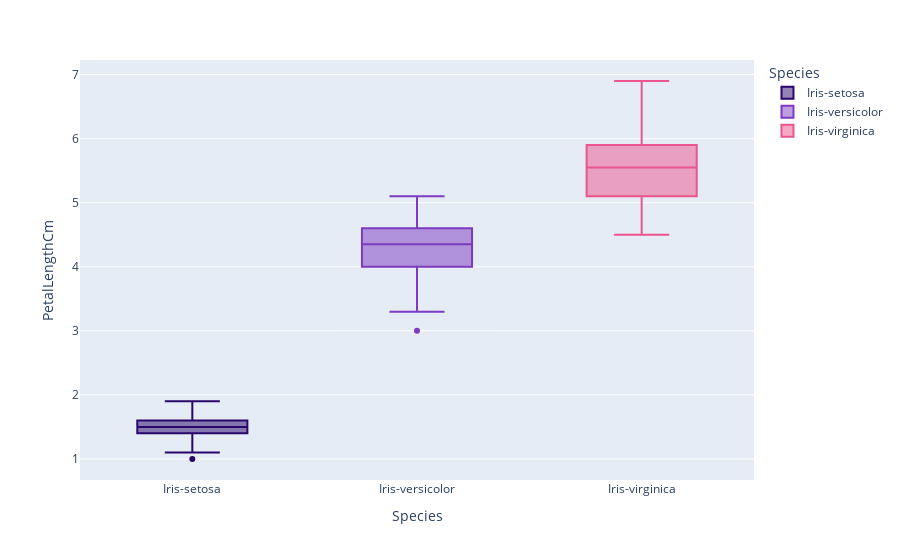

The notebook cell this image was saved under:
### Markdown cell above
## Petal-Length

### Code cell
fig = px.box(data_frame=iris, x='Species',y='PetalLengthCm',color='Species',color_discrete_sequence=['#29066B','#7D3AC1','#EB548C'],orientation='v')
fig.show()

### Figure 1 — Plotly figure (JSON) as saved in the notebook; plotly's stock layout.template omitted (floating-point values rounded to 4 significant figures)
{"data": [{"alignmentgroup": "True", "hovertemplate": "Species=%{x}<br>PetalLengthCm=%{y}<extra></extra>", "legendgroup": "Iris-setosa", "marker": {"color": "#29066B"}, "name": "Iris-setosa", "notched": false, "offsetgroup": "Iris-setosa", "orientation": "v", "showlegend": true, "type": "box", "x": ["Iris-setosa", "Iris-setosa", "Iris-setosa", "Iris-setosa", "Iris-setosa", "Iris-setosa", "Iris-setosa", "Iris-setosa", "Iris-setosa", "Iris-setosa", "Iris-setosa", "Iris-setosa", "Iris-setosa", "Iris-setosa", "Iris-setosa", "Iris-setosa", "Iris-setosa", "Iris-setosa", "Iris-setosa", "Iris-setosa", "Iris-setosa", "Iris-setosa", "Iris-setosa", "Iris-setosa", "Iris-setosa", "Iris-setosa", "Iris-setosa", "Iris-setosa", "Iris-setosa", "Iris-setosa", "Iris-setosa", "Iris-setosa", "Iris-setosa", "Iris-setosa", "Iris-setosa", "Iris-setosa", "Iris-setosa", "Iris-setosa", "Iris-setosa", "Iris-setosa", "Iris-setosa", "Iris-setosa", "Iris-setosa", "Iris-setosa", "Iris-setosa", "Iris-setosa", "Iris-setosa", "Iris-setosa", "Iris-setosa", "Iris-setosa"], "x0": " ", "xaxis": "x", "y": [1.4, 1.4, 1.3, 1.5, 1.4, 1.7, 1.4, 1.5, 1.4, 1.5, 1.5, 1.6, 1.4, 1.1, 1.2, 1.5, 1.3, 1.4, 1.7, 1.5, 1.7, 1.5, 1, 1.7, 1.9, 1.6, 1.6, 1.5, 1.4, 1.6, 1.6, 1.5, 1.5, 1.4, 1.5, 1.2, 1.3, 1.5, 1.3, 1.5, 1.3, 1.3, 1.3, 1.6, 1.9, 1.4, 1.6, 1.4, 1.5, 1.4], "y0": " ", "yaxis": "y"}, {"alignmentgroup": "True", "hovertemplate": "Species=%{x}<br>PetalLengthCm=%{y}<extra></extra>", "legendgroup": "Iris-versicolor", "marker": {"color": "#7D3AC1"}, "name": "Iris-versicolor", "notched": false, "offsetgroup": "Iris-versicolor", "orientation": "v", "showlegend": true, "type": "box", "x": ["Iris-versicolor", "Iris-versicolor", "Iris-versicolor", "Iris-versicolor", "Iris-versicolor", "Iris-versicolor", "Iris-versicolor", "Iris-versicolor", "Iris-versicolor", "Iris-versicolor", "Iris-versicolor", "Iris-versicolor", "Iris-versicolor", "Iris-versicolor", "Iris-versicolor", "Iris-versicolor", "Iris-versicolor", "Iris-versicolor", "Iris-versicolor", "Iris-versicolor", "Iris-versicolor", "Iris-versicolor", "Iris-versicolor", "Iris-versicolor", "Iris-versicolor", "Iris-versicolor", "Iris-versicolor", "Iris-versicolor", "Iris-versicolor", "Iris-versicolor", "Iris-versicolor", "Iris-versicolor", "Iris-versicolor", "Iris-versicolor", "Iris-versicolor", "Iris-versicolor", "Iris-versicolor", "Iris-versicolor", "Iris-versicolor", "Iris-versicolor", "Iris-versicolor", "Iris-versicolor", "Iris-versicolor", "Iris-versicolor", "Iris-versicolor", "Iris-versicolor", "Iris-versicolor", "Iris-versicolor", "Iris-versicolor", "Iris-versicolor"], "x0": " ", "xaxis": "x", "y": [4.7, 4.5, 4.9, 4, 4.6, 4.5, 4.7, 3.3, 4.6, 3.9, 3.5, 4.2, 4, 4.7, 3.6, 4.4, 4.5, 4.1, 4.5, 3.9, 4.8, 4, 4.9, 4.7, 4.3, 4.4, 4.8, 5, 4.5, 3.5, 3.8, 3.7, 3.9, 5.1, 4.5, 4.5, 4.7, 4.4, 4.1, 4, 4.4, 4.6, 4, 3.3, 4.2, 4.2, 4.2, 4.3, 3, 4.1], "y0": " ", "yaxis": "y"}, {"alignmentgroup": "True", "hovertemplate": "Species=%{x}<br>PetalLengthCm=%{y}<extra></extra>", "legendgroup": "Iris-virginica", "marker": {"color": "#EB548C"}, "name": "Iris-virginica", "notched": false, "offsetgroup": "Iris-virginica", "orientation": "v", "showlegend": true, "type": "box", "x": ["Iris-virginica", "Iris-virginica", "Iris-virginica", "Iris-virginica", "Iris-virginica", "Iris-virginica", "Iris-virginica", "Iris-virginica", "Iris-virginica", "Iris-virginica", "Iris-virginica", "Iris-virginica", "Iris-virginica", "Iris-virginica", "Iris-virginica", "Iris-virginica", "Iris-virginica", "Iris-virginica", "Iris-virginica", "Iris-virginica", "Iris-virginica", "Iris-virginica", "Iris-virginica", "Iris-virginica", "Iris-virginica", "Iris-virginica", "Iris-virginica", "Iris-virginica", "Iris-virginica", "Iris-virginica", "Iris-virginica", "Iris-virginica", "Iris-virginica", "Iris-virginica", "Iris-virginica", "Iris-virginica", "Iris-virginica", "Iris-virginica", "Iris-virginica", "Iris-virginica", "Iris-virginica", "Iris-virginica", "Iris-virginica", "Iris-virginica", "Iris-virginica", "Iris-virginica", "Iris-virginica", "Iris-virginica", "Iris-virginica", "Iris-virginica"], "x0": " ", "xaxis": "x", "y": [6, 5.1, 5.9, 5.6, 5.8, 6.6, 4.5, 6.3, 5.8, 6.1, 5.1, 5.3, 5.5, 5, 5.1, 5.3, 5.5, 6.7, 6.9, 5, 5.7, 4.9, 6.7, 4.9, 5.7, 6, 4.8, 4.9, 5.6, 5.8, 6.1, 6.4, 5.6, 5.1, 5.6, 6.1, 5.6, 5.5, 4.8, 5.4, 5.6, 5.1, 5.1, 5.9, 5.7, 5.2, 5, 5.2, 5.4, 5.1], "y0": " ", "yaxis": "y"}], "layout": {"boxmode": "overlay", "legend": {"title": {"text": "Species"}, "tracegroupgap": 0}, "margin": {"t": 60}, "xaxis": {"anchor": "y", "categoryarray": ["Iris-setosa", "Iris-versicolor", "Iris-virginica"], "categoryorder": "array", "domain": [0, 1], "title": {"text": "Species"}}, "yaxis": {"anchor": "x", "domain": [0, 1], "title": {"text": "PetalLengthCm"}}}}
